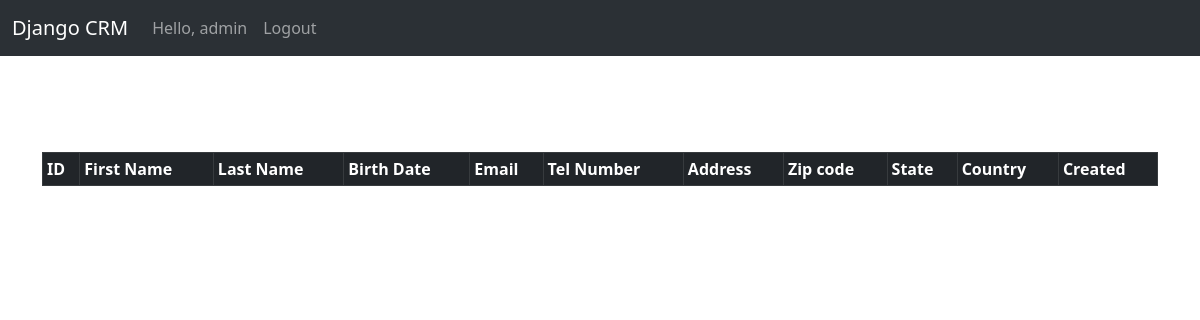
The app's page / (signed in), older data.
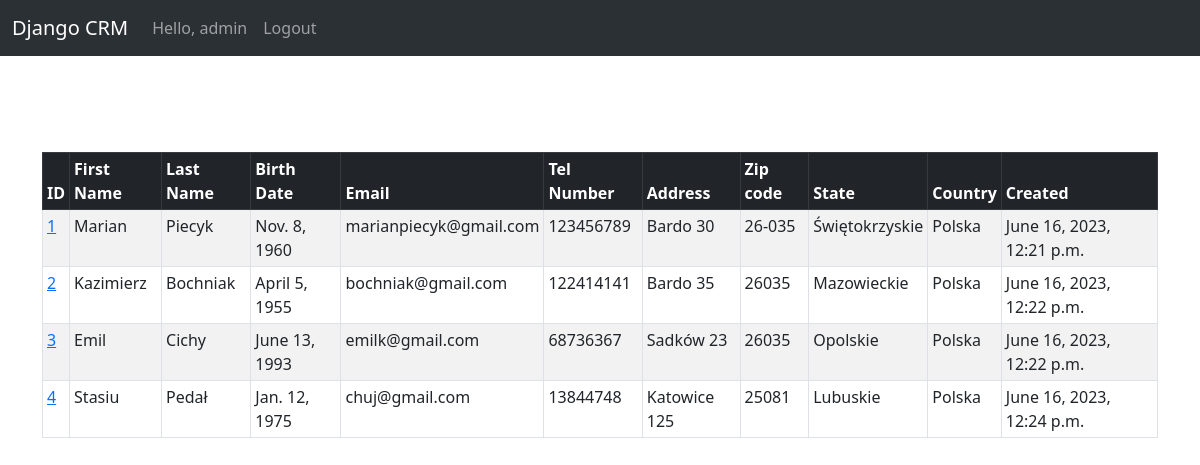
The same page, newer data.
### core/models.py (models this page shows, shortened)
class Record(models.Model):
    first_name = models.CharField(max_length=50)
    last_name = models.CharField(max_length=50)
    birth_date = models.DateField()
    email = models.EmailField()
    tel_number = models.CharField(max_length=20)
    address = models.CharField(max_length=100)
    zip_code = models.CharField(max_length=10)
    state = models.CharField(max_length=50)
    country = models.CharField(max_length=50)
    created_at = models.DateTimeField(auto_now_add=True)
    def get_absolute_url(self):
        return reverse('record_detail', args=[str(self.pk)])

### core/views.py (the view)
# urls.py: path("", views.homepage_view, name="homepage"),
def homepage_view(request):
    if request.user.is_authenticated:
        records = Record.objects.all()
        return render(request, 'homepage.html', {'records': records})
    else:
        return redirect('login')

### templates/homepage.html (shortened to what this page needs)
{% extends 'base.html' %}
{% block content %}
<div class="d-flex justify-content-center mt-5">
    <table class="table table-sm table-bordered table-striped table-hover">
        <thead class="table-dark">
            <tr>
                <th scope="col">ID</th>
                <th scope="col">First Name</th>
                <th scope="col">Last Name</th>
                <th scope="col">Birth Date</th>
                <th scope="col">Email</th>
                <th scope="col">Tel Number</th>
                <th scope="col">Address</th>
                <th scope="col">Zip code</th>
                <th scope="col">State</th>
                <th scope="col">Country</th>
                <th scope="col">Created</th>
            </tr>
        </thead>
        <tbody>
            {% for record in records %}
            <tr>
                <td>
                    <a href="{{ record.get_absolute_url }}">{{ record.id }}</a>
                </td>
                <td>{{ record.first_name }}</td>
                <td>{{ record.last_name }}</td>
                <td>{{ record.birth_date }}</td>
                <td>{{ record.email }}</td>
                <td>{{ record.tel_number }}</td>
                <td>{{ record.address }}</td>
                <td>{{ record.zip_code }}</td>
                <td>{{ record.state }}</td>
                <td>{{ record.country }}</td>
                <td>{{ record.created_at }}</td>
            </tr>
            {% endfor %}
        </tbody>
    </table>
</div>
{% endblock %}

### templates/base.html (shortened to what this page needs)
<!DOCTYPE html>
<html lang="en">
<head>
    <link href="https://cdn.jsdelivr.net/npm/bootstrap@5.3.0/dist/css/bootstrap.min.css" rel="stylesheet"
>
</head>
<body>
    {% include 'navbar.html' %}
    <div class="container">
        {% block content %}
        {% endblock %}
    </div>
</body>
</html>

### templates/navbar.html (shortened to what this page needs)
<nav class="navbar navbar-expand-lg bg-body-tertiary" data-bs-theme="dark">
    <div class="container-fluid">
        <a class="navbar-brand" href="{% url 'homepage' %}">Django CRM</a>
        <div class="collapse navbar-collapse" id="navbarNav">
            <ul class="navbar-nav">
                {% if request.user.is_authenticated %}
                <li class="nav-item">
                    <span class="nav-link">Hello, {{ request.user.username }}</span>
                </li>
                <li class="nav-item">
                    <a class="nav-link" href="{% url 'logout' %}">Logout</a>
                </li>
                {% endif %}
            </ul>
        </div>
    </div>
</nav>

Row changes from the older to the newer data that the page shows:
added Record: id "1", first_name "Marian", last_name "Piecyk", birth_date "Nov. 8, 1960", email "marianpiecyk@gmail.com", tel_number "123456789", address "Bardo 30", zip_code "26-035", state "Świętokrzyskie", country "Polska", created_at "June 16, 2023, 12:21 p.m."
added Record: id "2", first_name "Kazimierz", last_name "Bochniak", birth_date "April 5, 1955", email "bochniak@gmail.com", tel_number "122414141", address "Bardo 35", zip_code "26035", state "Mazowieckie", country "Polska", created_at "June 16, 2023, 12:22 p.m."
added Record: id "3", first_name "Emil", last_name "Cichy", birth_date "June 13, 1993", email "emilk@gmail.com", tel_number "68736367", address "Sadków 23", zip_code "26035", state "Opolskie", country "Polska", created_at "June 16, 2023, 12:22 p.m."
added Record: id "4", first_name "Stasiu", last_name "Pedał", birth_date "Jan. 12, 1975", email "chuj@gmail.com", tel_number "13844748", address "Katowice 125", zip_code "25081", state "Lubuskie", country "Polska", created_at "June 16, 2023, 12:24 p.m."
